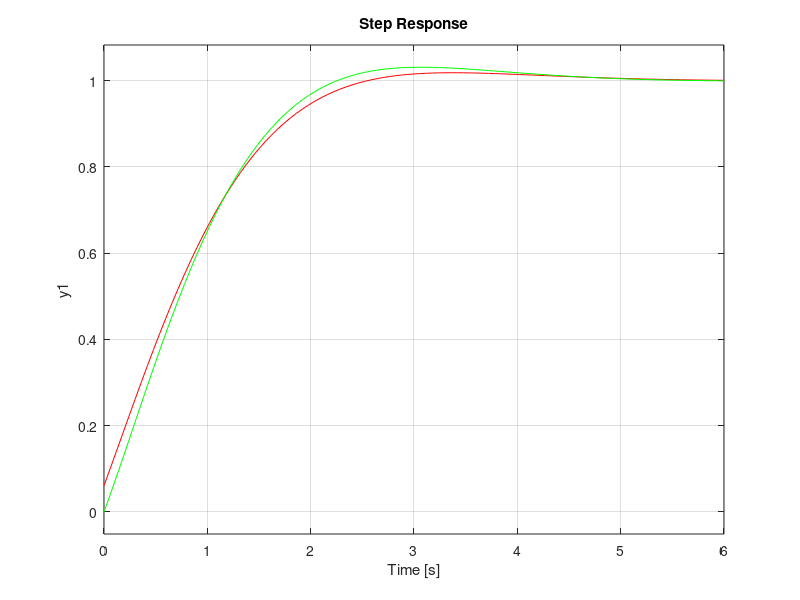

This chart was generated by the following MATLAB code:
close all;
clc;

h = 0.5;
alpha = 0.5;
Kp = 0.05;
Kphat = 0.05;
z = tf('z', h);
s = tf('s');

a = -log(1-alpha)/h;

zeta = 0.8;
w = 1.3;

G = Kphat*(alpha*s+a)/(s+a);
Gz = Kphat*(alpha*z)/(z-1+alpha);
Ghat = d2c(Gz);


kp = (-2*zeta*w+(alpha*w^2)/a + a)/(2*zeta*w*Kp*alpha-(alpha^2*w^2*Kp)/a - Kp*a);
ki = (w^2*(1+Kp*alpha*kp))/(Kp*a);

%kp = 1;
%ki = 1;

% control design to get good behavior against load disturbances
% Keep filter pole at its original location a and move the integrator pole
% along the negative real axis!
b = 1.6;

%kp = (b*(1-alpha))/(alpha^2*b*Kp+Kp*a-Kp*alpha*a-Kp*alpha*b)
%ki = (b*(1+Kp*alpha*kp))/(Kp)



K1 = kp
K2 = 0
Ti = kp/ki
Gc1 = minreal(K1 + ki/s);
Gc2 = minreal(K2 + ki/s);

Gcl1 = minreal(zpk(Gc1*G/(1+Gc1*G)))
Gcl2 = minreal(zpk(Gc2*G/(1+Gc2*G)))

%pole(Gcl)

figure()
step(Gcl1, 'r')
hold on
step(Gcl2, 'g')


% Zero placement using reference weighting beta (probably not necessary since we will not change this reference?)
% beta = 1;
% GN = Kp*(alpha*s+a);
% GD = s+a;
% 
% Gzero = minreal(GN*ki + kp*GN*beta*s);
% 
% 
% 
% Gclhat = minreal((GN*ki+kp*GN*beta*s)/((GD+GN*kp)*s+GN*ki))
% 
% prev_zeros = zero(Gcl)
% new_zeros = zero(Gclhat)
% 
% figure()
% step(Gcl, 'r')
% hold on;
% step(Gclhat, 'b')

%step(Gz)

% figure()
% 
% step(G)
% hold on;
% step(Gz)
% 
% figure() 
% bode(G)

